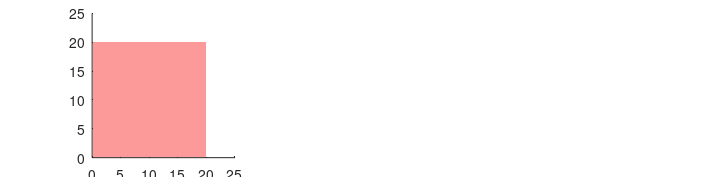

Recreate this plot in MATLAB. (Note: this script raises an error after producing the figure.)
function fig8

if(~exist('fig8.mat','file'))
    fig8_data;
end
load('fig8.mat')
gamma = 0.2;

PARAM = SIGTAU;
cols = [171,217,233
    251,154,153
    20,50,180
    180,50,20
    220,220,220]/255;

figure(8)
clf
set(gcf,'color','w')
set(gcf,'PaperUnits','centimeters')
xSize = 18; ySize = 4.5;
xLeft = (21-xSize)/2; yTop = (30-ySize)/2;
set(gcf,'PaperPosition',[xLeft yTop xSize ySize])
set(gcf,'Position',[10 100 xSize*50 ySize*50])

labs = {'(a)','(b)','(c)'};
ymax = 5;
for i2=1:length(A)
    subplot(1,length(A),i2)
    singstrat = permute(SINGSTRAT_SIGTAU_FAST(:,i2,:),[1,3,2]);
    outcome = permute(OUTCOME_SIGTAU_FAST(:,i2,:),[1,3,2]);
    
    % rebuild arrays
    outcome2 = NaN*zeros(xres,4);
    singstrat2 = NaN*zeros(xres,4);
    for j=1:4
        list = find(sum(outcome==j,2));
        outcome2(list,j)=j;
        for k=1:length(list)
            singstrat2(list(k),j) = singstrat(list(k),outcome(list(k),:)==j);
        end
    end
    
    % Fill in direction of selection
    
    % Fill background
    patch([SIGTAU(1);SIGTAU(end);SIGTAU(end);SIGTAU(1)],[SIGTAU(1),SIGTAU(1),SIGTAU(end),SIGTAU(end)],cols(2,:),'linestyle','none')
    
    %         % fill +ve between outcome2==1 and outcome2==4 and above outcome2==3
    %
    %         pos1_lower = singstrat2(~isnan(singstrat2(:,1)),1);
    %         pos1_upper = min(ymax+1,singstrat2(:,4));
    %
    %         patch([SIGTAU(1:length(pos1_lower))';SIGTAU(length(pos1_lower):-1:1)'],[pos1_upper(1:length(pos1_lower));flipud(pos1_lower)],cols(2,:),'linestyle','none');
    %
    %         pos2_lower = neg_upper;
    %         pos2_upper = ymax+0*pos2_lower;
    %
    %         patch([SIGTAU';flipud(SIGTAU')],[pos2_lower;pos2_upper],cols(2,:),'linestyle','none')
    
    
    % fill -ve between outcome2==1 and outcome2==3
    
    % patch([(75:101)';(101:-1:75)'],[singstrat2(75:end,2);flipud(singstrat2(75:end,3))],'r')
    
    neg_upper = singstrat2(:,3); neg_upper(isnan(neg_upper))=ymax;
    neg_upper = min(ymax,neg_upper);
    
    neg_lower = sum([singstrat2(:,2),singstrat2(:,4)],2,'omitnan');
    neg_lower(neg_lower==0)=ymax+1;
    
    patch([SIGTAU';flipud(SIGTAU')],[neg_lower;flipud(neg_upper)],cols(1,:),'linestyle','none')
    
    % fill neutral between outcome2==1 and
    
    neutral_lower = zeros(length(SIGTAU),1);
    neutral_upper = min([singstrat2(:,1),singstrat2(:,2)],[],2,'omitnan');
    
    patch([SIGTAU';flipud(SIGTAU')],[neutral_lower;flipud(neutral_upper)],cols(5,:),'linestyle','none')
    
    xlim([SIGTAU(1),SIGTAU(end)])
    ylim([0,ymax])
    
    set(gca,'xtick',[0.1,1,10])
    set(gca,'xscale','log')
    box on
    set(gca,'fontsize',10)
    
    ALPHA = (singstrat2.^2.*(a.*d + gamma).*tau - d.*repmat(SIGTAU',[1,4]).*(-1 + a))./(singstrat2.^2.*tau);
    ALPHA(:,[1,3,5:9])=0;
    ALPHA(~isnan(ALPHA(:,2)),2) = gamma+d;
    ALPHA(isnan(ALPHA))=0;
    ALPHA=sum(ALPHA,2);
    ALPHA(ALPHA==0)=NaN;
    BETA = kappa*sqrt(ALPHA);
    
    yyaxis left
    hold on
%     plot(SIGTAU,sqrt(SIGTAU),'k--','linewidth',1) % Fast information threshold (no disease)
%     plot(SIGTAU,sqrt((d+ALPHA+gamma)./BETA),'k:','linewidth',1.5) % Disease threshold (no information)

    neg_lower(neg_lower>ymax)=NaN;
    plot(SIGTAU,neg_lower,'--','color',cols(3,:),'linewidth',2)
    
    title(strcat('$a=',num2str(A(i2)),'$'),'interpreter','latex','fontsize',12);
    text(SIGTAU(1),ymax*1.05,labs{i2},'fontsize',12,'interpreter','latex')
    
    if(i2==1)
        text(5,4.5,'+','fontsize',20,'fontweight','bold')
        text(0.2,3,'-','fontsize',20,'fontweight','bold')
        text(11,3,'-','fontsize',20,'fontweight','bold')
        text(11,0.5,'0','fontsize',14,'fontweight','bold')
    else
        text(5,4.5,'+','fontsize',20,'fontweight','bold')
        text(0.15,0.9,'+','fontsize',20,'fontweight','bold')
        text(0.2,3,'-','fontsize',20,'fontweight','bold')
        text(11,0.5,'0','fontsize',14,'fontweight','bold')
    end

    yyaxis right
    plot(SIGTAU,ALPHA,'k:','linewidth',2)
    set(gca,'ycolor','k')
    set(gca,'fontsize',10)
    ylim([0,1])
    
end

for i=1:3
    subplot(1,3,i)
    yyaxis left
    ylabel('Contact effort, $E$','interpreter','latex','fontsize',16);
    yyaxis right
    ylabel('Virulence, $\alpha$','interpreter','latex','fontsize',16);
end

subplot(1,3,2)
xlabel({'Social information expiry rate/transmission probability, $\sigma/\tau$'},'interpreter','latex','fontsize',16);

% save2pdf('fig8.pdf')

function fig8_data

% Fixed and default parameter values
Emin = 0;
Emax = 5;
d = 0.5;
kappa = 1;
gamma = 0.2;
xres = 10001;
res1 = 1001;
tau = 1;

% Variables
SIGTAU = logspace(-1,log10(20),xres);
A = [0,0.2,0.5];

% OUTPUTS
SINGSTRAT_SIGTAU_FAST1 = NaN*zeros(xres,length(A));
SINGSTRAT_SIGTAU_FAST2 = NaN*zeros(xres,length(A));
SINGSTRAT_SIGTAU_FAST3 = NaN*zeros(xres,length(A));
SINGSTRAT_SIGTAU_FAST4 = NaN*zeros(xres,length(A));
SINGSTRAT_SIGTAU_FAST5 = NaN*zeros(xres,length(A));
OUTCOME_SIGTAU_FAST1 = NaN*zeros(xres,length(A));
OUTCOME_SIGTAU_FAST2 = NaN*zeros(xres,length(A));
OUTCOME_SIGTAU_FAST3 = NaN*zeros(xres,length(A));
OUTCOME_SIGTAU_FAST4 = NaN*zeros(xres,length(A));
OUTCOME_SIGTAU_FAST5 = NaN*zeros(xres,length(A));
NUM_OUTCOMES_SIGTAU_FAST = NaN*zeros(xres,length(A));

% Fast info version depends on SIGTAU, so can fix tau
COUNT = 0;
TOTAL = length(A)
for i2=1:length(A)
    % Sweep over SIGTAU
    tic;
    parfor i1=1:length(SIGTAU)
        [singstrat,outcome] = singstrat_fastinfo_coevo_approx(A(i2),Emin,Emax,d,kappa,gamma,SIGTAU(i1)*tau,tau,res1);

        NUM_OUTCOMES_SIGTAU_FAST(i1,i2) = length(singstrat);
        SINGSTRAT_SIGTAU_FAST1(i1,i2) = singstrat(1);
        OUTCOME_SIGTAU_FAST1(i1,i2) = outcome(1);
        if(NUM_OUTCOMES_SIGTAU_FAST(i1,i2)>1)
            SINGSTRAT_SIGTAU_FAST2(i1,i2) = singstrat(2);
            OUTCOME_SIGTAU_FAST2(i1,i2) = outcome(2);
            if(NUM_OUTCOMES_SIGTAU_FAST(i1,i2)>2)
                SINGSTRAT_SIGTAU_FAST3(i1,i2) = singstrat(3);
                OUTCOME_SIGTAU_FAST3(i1,i2) = outcome(3);
                if(NUM_OUTCOMES_SIGTAU_FAST(i1,i2)>3)
                    SINGSTRAT_SIGTAU_FAST4(i1,i2) = singstrat(4);
                    OUTCOME_SIGTAU_FAST4(i1,i2) = outcome(4);
                    if(NUM_OUTCOMES_SIGTAU_FAST(i1,i2)>4)
                        SINGSTRAT_SIGTAU_FAST5(i1,i2) = singstrat(5);
                        OUTCOME_SIGTAU_FAST5(i1,i2) = outcome(5);
                    end
                end
            end
        end
    end
    toc;
    COUNT=COUNT+1;
    PROGRESS = COUNT/TOTAL
end

% Combine results
SINGSTRAT_SIGTAU_FAST = cat(3,SINGSTRAT_SIGTAU_FAST1,SINGSTRAT_SIGTAU_FAST2,SINGSTRAT_SIGTAU_FAST3,SINGSTRAT_SIGTAU_FAST4,SINGSTRAT_SIGTAU_FAST5);
OUTCOME_SIGTAU_FAST = cat(3,OUTCOME_SIGTAU_FAST1,OUTCOME_SIGTAU_FAST2,OUTCOME_SIGTAU_FAST3,OUTCOME_SIGTAU_FAST4,OUTCOME_SIGTAU_FAST5);

clear i1 i2 i3 i4 singstrat outcome ans COUNT TOTAL PROGRESS
clear SINGSTRAT_SIGTAU_FAST1 SINGSTRAT_SIGTAU_FAST2 SINGSTRAT_SIGTAU_FAST3 SINGSTRAT_SIGTAU_FAST4 SINGSTRAT_SIGTAU_FAST5 OUTCOME_SIGTAU_FAST1 OUTCOME_SIGTAU_FAST2 OUTCOME_SIGTAU_FAST3 OUTCOME_SIGTAU_FAST4 OUTCOME_SIGTAU_FAST5 SINGSTRAT_SIGTAU_SLOW1 SINGSTRAT_SIGTAU_SLOW2 SINGSTRAT_SIGTAU_SLOW3 SINGSTRAT_SIGTAU_SLOW4 SINGSTRAT_SIGTAU_SLOW5 OUTCOME_SIGTAU_SLOW1 OUTCOME_SIGTAU_SLOW2 OUTCOME_SIGTAU_SLOW3 OUTCOME_SIGTAU_SLOW4 OUTCOME_SIGTAU_SLOW5
save('fig8.mat')
